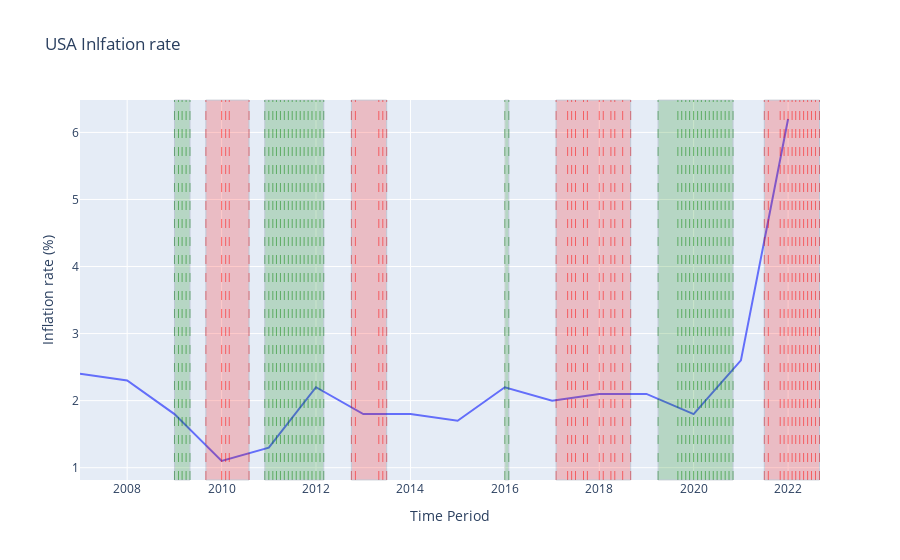

Write notebook code for a chart like this one.
### Code cell
fig_inflation = px.line(inflation, x = 'Time_Period', y = 'HALF1', title = 'Inflation Rate')

for i in range(len(df_plot)):
    if df_plot['sma_8_M2'].iloc[i] > df_plot['sma_15_M2'].iloc[i] and df_plot['sma_15_M2'].iloc[i] > df_plot['sma_20_M2'].iloc[i]:
        fig_inflation.add_vline(x=df_plot['Time_Period'].iloc[i], line_width=0.5, line_dash="dash", line_color="green")
    elif df_plot['sma_8_M2'].iloc[i]< df_plot['sma_15_M2'].iloc[i] and df_plot['sma_15_M2'].iloc[i] < df_plot['sma_20_M2'].iloc[i]:
        fig_inflation.add_vline(x=df_plot['Time_Period'].iloc[i], line_width=0.5, line_dash="dash", line_color="red")


# add rectangles to the plot
for i in range(len(df_high_low_dates_m2)):
    if df_high_low_dates_m2['High_Low'].iloc[i] == 'High':
        fig_inflation.add_vrect(x0=df_high_low_dates_m2['First'].iloc[i], x1=df_high_low_dates_m2['Last'].iloc[i], fillcolor="green", opacity=0.2, line_width=1)
    elif df_high_low_dates_m2['High_Low'].iloc[i] == 'Low':
        fig_inflation.add_vrect(x0=df_high_low_dates_m2['First'].iloc[i], x1=df_high_low_dates_m2['Last'].iloc[i], fillcolor="red", opacity=0.2, line_width=1)

fig_inflation.update_layout(
    title="USA Inlfation rate",
    xaxis_title="Time Period",
    yaxis_title="Inflation rate (%)",
    legend_title="Legend",
)

### Figure 1 — Plotly figure (JSON) as saved in the notebook; plotly's stock layout.template omitted (floating-point values rounded to 4 significant figures)
{"data": [{"hovertemplate": "Time_Period=%{x}<br>HALF1=%{y}<extra></extra>", "legendgroup": "", "line": {"color": "#636efa", "dash": "solid"}, "marker": {"symbol": "circle"}, "mode": "lines", "name": "", "orientation": "v", "showlegend": false, "type": "scatter", "x": ["2007-01-01T00:00:00", "2008-01-01T00:00:00", "2009-01-01T00:00:00", "2010-01-01T00:00:00", "2011-01-01T00:00:00", "2012-01-01T00:00:00", "2013-01-01T00:00:00", "2014-01-01T00:00:00", "2015-01-01T00:00:00", "2016-01-01T00:00:00", "2017-01-01T00:00:00", "2018-01-01T00:00:00", "2019-01-01T00:00:00", "2020-01-01T00:00:00", "2021-01-01T00:00:00", "2022-01-01T00:00:00"], "xaxis": "x", "y": [2.4, 2.3, 1.8, 1.1, 1.3, 2.2, 1.8, 1.8, 1.7, 2.2, 2, 2.1, 2.1, 1.8, 2.6, 6.2], "yaxis": "y"}], "layout": {"legend": {"title": {"text": "Legend"}, "tracegroupgap": 0}, "shapes": [{"line": {"color": "green", "dash": "dash", "width": 0.5}, "type": "line", "x0": "2009-01", "x1": "2009-01", "xref": "x", "y0": 0, "y1": 1, "yref": "y domain"}, {"line": {"color": "green", "dash": "dash", "width": 0.5}, "type": "line", "x0": "2009-02", "x1": "2009-02", "xref": "x", "y0": 0, "y1": 1, "yref": "y domain"}, {"line": {"color": "green", "dash": "dash", "width": 0.5}, "type": "line", "x0": "2009-03", "x1": "2009-03", "xref": "x", "y0": 0, "y1": 1, "yref": "y domain"}, {"line": {"color": "green", "dash": "dash", "width": 0.5}, "type": "line", "x0": "2009-04", "x1": "2009-04", "xref": "x", "y0": 0, "y1": 1, "yref": "y domain"}, {"line": {"color": "green", "dash": "dash", "width": 0.5}, "type": "line", "x0": "2009-05", "x1": "2009-05", "xref": "x", "y0": 0, "y1": 1, "yref": "y domain"}, {"line": {"color": "red", "dash": "dash", "width": 0.5}, "type": "line", "x0": "2009-09", "x1": "2009-09", "xref": "x", "y0": 0, "y1": 1, "yref": "y domain"}, {"line": {"color": "red", "dash": "dash", "width": 0.5}, "type": "line", "x0": "2010-01", "x1": "2010-01", "xref": "x", "y0": 0, "y1": 1, "yref": "y domain"}, {"line": {"color": "red", "dash": "dash", "width": 0.5}, "type": "line", "x0": "2010-02", "x1": "2010-02", "xref": "x", "y0": 0, "y1": 1, "yref": "y domain"}, {"line": {"color": "red", "dash": "dash", "width": 0.5}, "type": "line", "x0": "2010-03", "x1": "2010-03", "xref": "x", "y0": 0, "y1": 1, "yref": "y domain"}, {"line": {"color": "red", "dash": "dash", "width": 0.5}, "type": "line", "x0": "2010-08", "x1": "2010-08", "xref": "x", "y0": 0, "y1": 1, "yref": "y domain"}, {"line": {"color": "green", "dash": "dash", "width": 0.5}, "type": "line", "x0": "2010-12", "x1": "2010-12", "xref": "x", "y0": 0, "y1": 1, "yref": "y domain"}, {"line": {"color": "green", "dash": "dash", "width": 0.5}, "type": "line", "x0": "2011-01", "x1": "2011-01", "xref": "x", "y0": 0, "y1": 1, "yref": "y domain"}, {"line": {"color": "green", "dash": "dash", "width": 0.5}, "type": "line", "x0": "2011-02", "x1": "2011-02", "xref": "x", "y0": 0, "y1": 1, "yref": "y domain"}, {"line": {"color": "green", "dash": "dash", "width": 0.5}, "type": "line", "x0": "2011-03", "x1": "2011-03", "xref": "x", "y0": 0, "y1": 1, "yref": "y domain"}, {"line": {"color": "green", "dash": "dash", "width": 0.5}, "type": "line", "x0": "2011-04", "x1": "2011-04", "xref": "x", "y0": 0, "y1": 1, "yref": "y domain"}, {"line": {"color": "green", "dash": "dash", "width": 0.5}, "type": "line", "x0": "2011-05", "x1": "2011-05", "xref": "x", "y0": 0, "y1": 1, "yref": "y domain"}, {"line": {"color": "green", "dash": "dash", "width": 0.5}, "type": "line", "x0": "2011-06", "x1": "2011-06", "xref": "x", "y0": 0, "y1": 1, "yref": "y domain"}, {"line": {"color": "green", "dash": "dash", "width": 0.5}, "type": "line", "x0": "2011-07", "x1": "2011-07", "xref": "x", "y0": 0, "y1": 1, "yref": "y domain"}, {"line": {"color": "green", "dash": "dash", "width": 0.5}, "type": "line", "x0": "2011-08", "x1": "2011-08", "xref": "x", "y0": 0, "y1": 1, "yref": "y domain"}, {"line": {"color": "green", "dash": "dash", "width": 0.5}, "type": "line", "x0": "2011-09", "x1": "2011-09", "xref": "x", "y0": 0, "y1": 1, "yref": "y domain"}, {"line": {"color": "green", "dash": "dash", "width": 0.5}, "type": "line", "x0": "2011-10", "x1": "2011-10", "xref": "x", "y0": 0, "y1": 1, "yref": "y domain"}, {"line": {"color": "green", "dash": "dash", "width": 0.5}, "type": "line", "x0": "2011-11", "x1": "2011-11", "xref": "x", "y0": 0, "y1": 1, "yref": "y domain"}, {"line": {"color": "green", "dash": "dash", "width": 0.5}, "type": "line", "x0": "2011-12", "x1": "2011-12", "xref": "x", "y0": 0, "y1": 1, "yref": "y domain"}, {"line": {"color": "green", "dash": "dash", "width": 0.5}, "type": "line", "x0": "2012-01", "x1": "2012-01", "xref": "x", "y0": 0, "y1": 1, "yref": "y domain"}, {"line": {"color": "green", "dash": "dash", "width": 0.5}, "type": "line", "x0": "2012-02", "x1": "2012-02", "xref": "x", "y0": 0, "y1": 1, "yref": "y domain"}, {"line": {"color": "green", "dash": "dash", "width": 0.5}, "type": "line", "x0": "2012-03", "x1": "2012-03", "xref": "x", "y0": 0, "y1": 1, "yref": "y domain"}, {"line": {"color": "red", "dash": "dash", "width": 0.5}, "type": "line", "x0": "2012-10", "x1": "2012-10", "xref": "x", "y0": 0, "y1": 1, "yref": "y domain"}, {"line": {"color": "red", "dash": "dash", "width": 0.5}, "type": "line", "x0": "2012-11", "x1": "2012-11", "xref": "x", "y0": 0, "y1": 1, "yref": "y domain"}, {"line": {"color": "red", "dash": "dash", "width": 0.5}, "type": "line", "x0": "2013-05", "x1": "2013-05", "xref": "x", "y0": 0, "y1": 1, "yref": "y domain"}, {"line": {"color": "red", "dash": "dash", "width": 0.5}, "type": "line", "x0": "2013-06", "x1": "2013-06", "xref": "x", "y0": 0, "y1": 1, "yref": "y domain"}, {"line": {"color": "red", "dash": "dash", "width": 0.5}, "type": "line", "x0": "2013-07", "x1": "2013-07", "xref": "x", "y0": 0, "y1": 1, "yref": "y domain"}, {"line": {"color": "green", "dash": "dash", "width": 0.5}, "type": "line", "x0": "2016-01", "x1": "2016-01", "xref": "x", "y0": 0, "y1": 1, "yref": "y domain"}, {"line": {"color": "green", "dash": "dash", "width": 0.5}, "type": "line", "x0": "2016-02", "x1": "2016-02", "xref": "x", "y0": 0, "y1": 1, "yref": "y domain"}, {"line": {"color": "red", "dash": "dash", "width": 0.5}, "type": "line", "x0": "2017-02", "x1": "2017-02", "xref": "x", "y0": 0, "y1": 1, "yref": "y domain"}, {"line": {"color": "red", "dash": "dash", "width": 0.5}, "type": "line", "x0": "2017-05", "x1": "2017-05", "xref": "x", "y0": 0, "y1": 1, "yref": "y domain"}, {"line": {"color": "red", "dash": "dash", "width": 0.5}, "type": "line", "x0": "2017-06", "x1": "2017-06", "xref": "x", "y0": 0, "y1": 1, "yref": "y domain"}, {"line": {"color": "red", "dash": "dash", "width": 0.5}, "type": "line", "x0": "2017-07", "x1": "2017-07", "xref": "x", "y0": 0, "y1": 1, "yref": "y domain"}, {"line": {"color": "red", "dash": "dash", "width": 0.5}, "type": "line", "x0": "2017-09", "x1": "2017-09", "xref": "x", "y0": 0, "y1": 1, "yref": "y domain"}, {"line": {"color": "red", "dash": "dash", "width": 0.5}, "type": "line", "x0": "2017-10", "x1": "2017-10", "xref": "x", "y0": 0, "y1": 1, "yref": "y domain"}, {"line": {"color": "red", "dash": "dash", "width": 0.5}, "type": "line", "x0": "2018-01", "x1": "2018-01", "xref": "x", "y0": 0, "y1": 1, "yref": "y domain"}, {"line": {"color": "red", "dash": "dash", "width": 0.5}, "type": "line", "x0": "2018-02", "x1": "2018-02", "xref": "x", "y0": 0, "y1": 1, "yref": "y domain"}, {"line": {"color": "red", "dash": "dash", "width": 0.5}, "type": "line", "x0": "2018-04", "x1": "2018-04", "xref": "x", "y0": 0, "y1": 1, "yref": "y domain"}, {"line": {"color": "red", "dash": "dash", "width": 0.5}, "type": "line", "x0": "2018-05", "x1": "2018-05", "xref": "x", "y0": 0, "y1": 1, "yref": "y domain"}, {"line": {"color": "red", "dash": "dash", "width": 0.5}, "type": "line", "x0": "2018-07", "x1": "2018-07", "xref": "x", "y0": 0, "y1": 1, "yref": "y domain"}, {"line": {"color": "red", "dash": "dash", "width": 0.5}, "type": "line", "x0": "2018-09", "x1": "2018-09", "xref": "x", "y0": 0, "y1": 1, "yref": "y domain"}, {"line": {"color": "green", "dash": "dash", "width": 0.5}, "type": "line", "x0": "2019-04", "x1": "2019-04", "xref": "x", "y0": 0, "y1": 1, "yref": "y domain"}, {"line": {"color": "green", "dash": "dash", "width": 0.5}, "type": "line", "x0": "2019-09", "x1": "2019-09", "xref": "x", "y0": 0, "y1": 1, "yref": "y domain"}, {"line": {"color": "green", "dash": "dash", "width": 0.5}, "type": "line", "x0": "2019-10", "x1": "2019-10", "xref": "x", "y0": 0, "y1": 1, "yref": "y domain"}, {"line": {"color": "green", "dash": "dash", "width": 0.5}, "type": "line", "x0": "2019-11", "x1": "2019-11", "xref": "x", "y0": 0, "y1": 1, "yref": "y domain"}, {"line": {"color": "green", "dash": "dash", "width": 0.5}, "type": "line", "x0": "2019-12", "x1": "2019-12", "xref": "x", "y0": 0, "y1": 1, "yref": "y domain"}, {"line": {"color": "green", "dash": "dash", "width": 0.5}, "type": "line", "x0": "2020-01", "x1": "2020-01", "xref": "x", "y0": 0, "y1": 1, "yref": "y domain"}, {"line": {"color": "green", "dash": "dash", "width": 0.5}, "type": "line", "x0": "2020-02", "x1": "2020-02", "xref": "x", "y0": 0, "y1": 1, "yref": "y domain"}, {"line": {"color": "green", "dash": "dash", "width": 0.5}, "type": "line", "x0": "2020-03", "x1": "2020-03", "xref": "x", "y0": 0, "y1": 1, "yref": "y domain"}, {"line": {"color": "green", "dash": "dash", "width": 0.5}, "type": "line", "x0": "2020-04", "x1": "2020-04", "xref": "x", "y0": 0, "y1": 1, "yref": "y domain"}, {"line": {"color": "green", "dash": "dash", "width": 0.5}, "type": "line", "x0": "2020-05", "x1": "2020-05", "xref": "x", "y0": 0, "y1": 1, "yref": "y domain"}, {"line": {"color": "green", "dash": "dash", "width": 0.5}, "type": "line", "x0": "2020-06", "x1": "2020-06", "xref": "x", "y0": 0, "y1": 1, "yref": "y domain"}, {"line": {"color": "green", "dash": "dash", "width": 0.5}, "type": "line", "x0": "2020-07", "x1": "2020-07", "xref": "x", "y0": 0, "y1": 1, "yref": "y domain"}, {"line": {"color": "green", "dash": "dash", "width": 0.5}, "type": "line", "x0": "2020-08", "x1": "2020-08", "xref": "x", "y0": 0, "y1": 1, "yref": "y domain"}, {"line": {"color": "green", "dash": "dash", "width": 0.5}, "type": "line", "x0": "2020-09", "x1": "2020-09", "xref": "x", "y0": 0, "y1": 1, "yref": "y domain"}, {"line": {"color": "green", "dash": "dash", "width": 0.5}, "type": "line", "x0": "2020-10", "x1": "2020-10", "xref": "x", "y0": 0, "y1": 1, "yref": "y domain"}, {"line": {"color": "green", "dash": "dash", "width": 0.5}, "type": "line", "x0": "2020-11", "x1": "2020-11", "xref": "x", "y0": 0, "y1": 1, "yref": "y domain"}, {"line": {"color": "red", "dash": "dash", "width": 0.5}, "type": "line", "x0": "2021-07", "x1": "2021-07", "xref": "x", "y0": 0, "y1": 1, "yref": "y domain"}, {"line": {"color": "red", "dash": "dash", "width": 0.5}, "type": "line", "x0": "2021-08", "x1": "2021-08", "xref": "x", "y0": 0, "y1": 1, "yref": "y domain"}, {"line": {"color": "red", "dash": "dash", "width": 0.5}, "type": "line", "x0": "2021-11", "x1": "2021-11", "xref": "x", "y0": 0, "y1": 1, "yref": "y domain"}, {"line": {"color": "red", "dash": "dash", "width": 0.5}, "type": "line", "x0": "2021-12", "x1": "2021-12", "xref": "x", "y0": 0, "y1": 1, "yref": "y domain"}, {"line": {"color": "red", "dash": "dash", "width": 0.5}, "type": "line", "x0": "2022-01", "x1": "2022-01", "xref": "x", "y0": 0, "y1": 1, "yref": "y domain"}, {"line": {"color": "red", "dash": "dash", "width": 0.5}, "type": "line", "x0": "2022-02", "x1": "2022-02", "xref": "x", "y0": 0, "y1": 1, "yref": "y domain"}, {"line": {"color": "red", "dash": "dash", "width": 0.5}, "type": "line", "x0": "2022-03", "x1": "2022-03", "xref": "x", "y0": 0, "y1": 1, "yref": "y domain"}, {"line": {"color": "red", "dash": "dash", "width": 0.5}, "type": "line", "x0": "2022-04", "x1": "2022-04", "xref": "x", "y0": 0, "y1": 1, "yref": "y domain"}, {"line": {"color": "red", "dash": "dash", "width": 0.5}, "type": "line", "x0": "2022-05", "x1": "2022-05", "xref": "x", "y0": 0, "y1": 1, "yref": "y domain"}, {"line": {"color": "red", "dash": "dash", "width": 0.5}, "type": "line", "x0": "2022-06", "x1": "2022-06", "xref": "x", "y0": 0, "y1": 1, "yref": "y domain"}, {"line": {"color": "red", "dash": "dash", "width": 0.5}, "type": "line", "x0": "2022-07", "x1": "2022-07", "xref": "x", "y0": 0, "y1": 1, "yref": "y domain"}, {"line": {"color": "red", "dash": "dash", "width": 0.5}, "type": "line", "x0": "2022-08", "x1": "2022-08", "xref": "x", "y0": 0, "y1": 1, "yref": "y domain"}, {"line": {"color": "red", "dash": "dash", "width": 0.5}, "type": "line", "x0": "2022-09", "x1": "2022-09", "xref": "x", "y0": 0, "y1": 1, "yref": "y domain"}, {"fillcolor": "green", "line": {"width": 1}, "opacity": 0.2, "type": "rect", "x0": "2009-01-01T00:00:00", "x1": "2009-05-01T00:00:00", "xref": "x", "y0": 0, "y1": 1, "yref": "y domain"}, {"fillcolor": "red", "line": {"width": 1}, "opacity": 0.2, "type": "rect", "x0": "2009-09-01T00:00:00", "x1": "2010-08-01T00:00:00", "xref": "x", "y0": 0, "y1": 1, "yref": "y domain"}, {"fillcolor": "green", "line": {"width": 1}, "opacity": 0.2, "type": "rect", "x0": "2010-12-01T00:00:00", "x1": "2012-03-01T00:00:00", "xref": "x", "y0": 0, "y1": 1, "yref": "y domain"}, {"fillcolor": "red", "line": {"width": 1}, "opacity": 0.2, "type": "rect", "x0": "2012-10-01T00:00:00", "x1": "2013-07-01T00:00:00", "xref": "x", "y0": 0, "y1": 1, "yref": "y domain"}, {"fillcolor": "green", "line": {"width": 1}, "opacity": 0.2, "type": "rect", "x0": "2016-01-01T00:00:00", "x1": "2016-02-01T00:00:00", "xref": "x", "y0": 0, "y1": 1, "yref": "y domain"}, {"fillcolor": "red", "line": {"width": 1}, "opacity": 0.2, "type": "rect", "x0": "2017-02-01T00:00:00", "x1": "2018-09-01T00:00:00", "xref": "x", "y0": 0, "y1": 1, "yref": "y domain"}, {"fillcolor": "green", "line": {"width": 1}, "opacity": 0.2, "type": "rect", "x0": "2019-04-01T00:00:00", "x1": "2020-11-01T00:00:00", "xref": "x", "y0": 0, "y1": 1, "yref": "y domain"}, {"fillcolor": "red", "line": {"width": 1}, "opacity": 0.2, "type": "rect", "x0": "2021-07-01T00:00:00", "x1": "2022-09-01T00:00:00", "xref": "x", "y0": 0, "y1": 1, "yref": "y domain"}], "title": {"text": "USA Inlfation rate"}, "xaxis": {"anchor": "y", "domain": [0, 1], "title": {"text": "Time Period"}}, "yaxis": {"anchor": "x", "domain": [0, 1], "title": {"text": "Inflation rate (%)"}}}}
